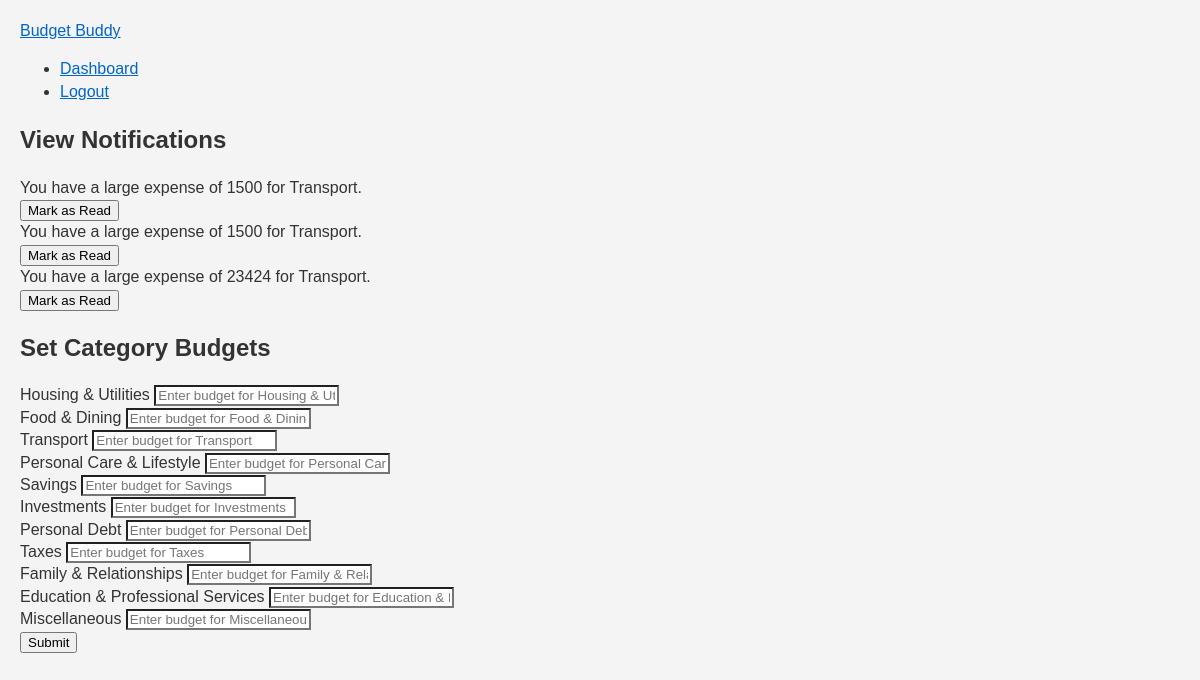
Screenshot of /notifications (signed in) with the database file from the repository.
### app.py (models this page shows, shortened)
class Notification(db.Model):
    id = db.Column(db.Integer, primary_key=True)
    user_id = db.Column(db.Integer, db.ForeignKey('user.id'))
    message = db.Column(db.String(200))
    date_created = db.Column(db.DateTime, index=True, default=datetime.utcnow)
    is_read = db.Column(db.Boolean, default=False)
    user = db.relationship('User', back_populates='notifications', lazy=True)

### app.py (the view)
@app.route('/notifications')
@login_required
def view_notifications():
    notifications = Notification.query.filter_by(user_id=current_user.id).all()
    return render_template('view_notifications.html', notifications=notifications)

### app.py (called while the page is built)
@login_manager.user_loader
def load_user(user_id):
    return User.query.get(int(user_id))

@app.context_processor
def inject_notifications_count():
    if current_user.is_authenticated:
        unread_notifications_count = Notification.query.filter_by(user_id=current_user.id, is_read=False).count()
        return {'unread_notifications_count': unread_notifications_count}
    return {}

@app.context_processor
def inject_predefined_categories():
    return dict(PREDEFINED_CATEGORIES=PREDEFINED_CATEGORIES)

### templates/view_notifications.html
{% extends "base.html" %}
{% block content %}
<div class="container">
    <h2>View Notifications</h2>
    {% for notification in notifications %}
        <div class="notification">
            <p>{{ notification.message }}</p>
            <form action="{{ url_for('mark_notification_as_read', notification_id=notification.id) }}" method="post">
                <button type="submit">Mark as Read</button>
            </form>
        </div>
    {% endfor %}
    <h2>Set Category Budgets</h2>
    <form method="post">
        {% for category in PREDEFINED_CATEGORIES['expense'] %}
            <div class="form-group">
                <label for="{{ category }}">{{ category }}</label>
                <input type="text" name="{{ category }}" class="form-control" id="{{ category }}" placeholder="Enter budget for {{ category }}">
            </div>
        {% endfor %}
        <div class="form-group">
            <button type="submit" class="btn btn-primary">Submit</button>
        </div>
    </form>
</div>
{% endblock %}

### static/css/styles.css (style rules this page uses)
body, h1, p, li { margin: 0; padding: 0; }
body { background-color: #f4f4f4; color: #333333; font-family: Arial, sans-serif; font-size: 16px; line-height: 1.4; padding: 20px; }
input, textarea { background-color: #ffffff; }

### rows the page displays
Notification: message "You have a large expense of 1500 for Transport."
Notification: message "You have a large expense of 1500 for Transport."
Notification: message "You have a large expense of 23424 for Transport."

### other values shown
{{ category }} "Housing & Utilities" "Food & Dining" "Transport" "Personal Care & Lifestyle" "Savings" "Investments" "Personal Debt" "Taxes" "Family & Relationships" "Education & Professional Services" "Miscellaneous"
